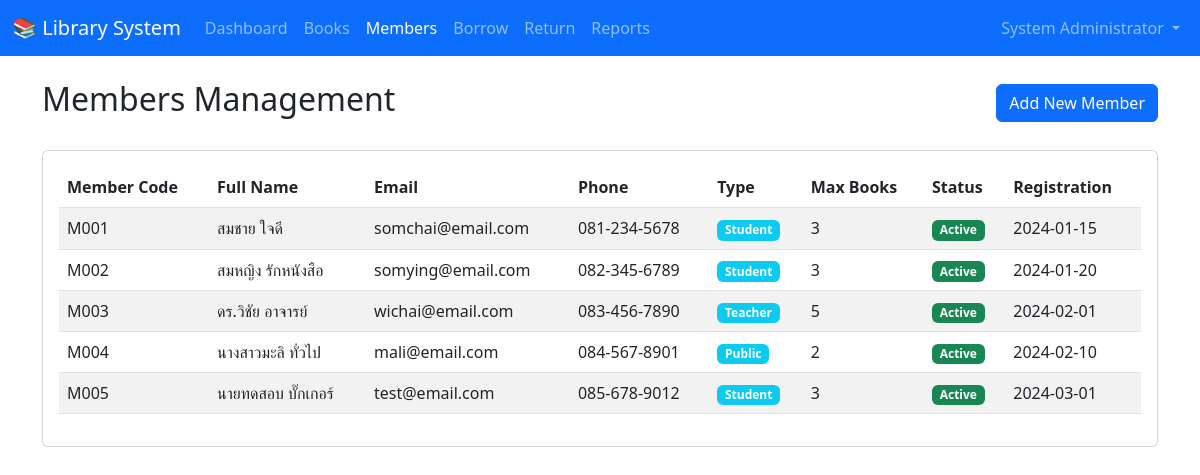
/members.php (signed in), run on the app's committed database.
### tables this page shows
CREATE TABLE IF NOT EXISTS members (
    member_id INT PRIMARY KEY AUTO_INCREMENT,
    member_code VARCHAR(20) UNIQUE NOT NULL,
    full_name VARCHAR(100) NOT NULL,
    email VARCHAR(100),
    phone VARCHAR(20),
    member_type ENUM('student', 'teacher', 'public') NOT NULL,
    registration_date DATE NOT NULL,
    status ENUM('active', 'inactive', 'suspended') DEFAULT 'active',
    max_books INT DEFAULT 3,
    created_at TIMESTAMP DEFAULT CURRENT_TIMESTAMP
);

### src/members.php (the view, shortened to what this page needs)
<?php
require_once 'config.php';
$sql = "SELECT * FROM members ORDER BY member_code";
$result = mysqli_query($conn, $sql);
?>
<!DOCTYPE html>
<html lang="th">
<head>
    <link href="https://cdn.jsdelivr.net/npm/bootstrap@5.3.0/dist/css/bootstrap.min.css" rel="stylesheet">
</head>
<body>
    <nav class="navbar navbar-expand-lg navbar-dark bg-primary">
        <div class="container-fluid">
            <a class="navbar-brand" href="index.php">📚 Library System</a>
            <div class="collapse navbar-collapse" id="navbarNav">
                <ul class="navbar-nav me-auto">
                    <li class="nav-item">
                        <a class="nav-link" href="index.php">Dashboard</a>
                    </li>
                    <li class="nav-item">
                        <a class="nav-link" href="books.php">Books</a>
                    </li>
                    <li class="nav-item">
                        <a class="nav-link active" href="members.php">Members</a>
                    </li>
                    <li class="nav-item">
                        <a class="nav-link" href="borrow.php">Borrow</a>
                    </li>
                    <li class="nav-item">
                        <a class="nav-link" href="return.php">Return</a>
                    </li>
                    <li class="nav-item">
                        <a class="nav-link" href="reports.php">Reports</a>
                    </li>
                </ul>
                <ul class="navbar-nav">
                    <li class="nav-item dropdown">
                        <a class="nav-link dropdown-toggle" href="#" role="button" data-bs-toggle="dropdown">
                            <?php echo $_SESSION['full_name']; ?>
                        </a>
                    </li>
                </ul>
            </div>
        </div>
    </nav>
    <div class="container mt-4">
        <div class="d-flex justify-content-between align-items-center mb-4">
            <h2>Members Management</h2>
            <button class="btn btn-primary" data-bs-toggle="modal" data-bs-target="#addMemberModal">
                Add New Member
            </button>
        </div>
        <div class="card">
            <div class="card-body">
                <div class="table-responsive">
                    <table class="table table-striped table-hover">
                        <thead>
                            <tr>
                                <th>Member Code</th>
                                <th>Full Name</th>
                                <th>Email</th>
                                <th>Phone</th>
                                <th>Type</th>
                                <th>Max Books</th>
                                <th>Status</th>
                                <th>Registration</th>
                            </tr>
                        </thead>
                        <tbody>
                            <?php while ($member = mysqli_fetch_assoc($result)): ?>
                            <tr>
                                <td><?php echo htmlspecialchars($member['member_code']); ?></td>
                                <td><?php echo htmlspecialchars($member['full_name']); ?></td>
                                <td><?php echo htmlspecialchars($member['email']); ?></td>
                                <td><?php echo htmlspecialchars($member['phone']); ?></td>
                                <td>
                                    <span class="badge bg-info">
                                        <?php echo ucfirst($member['member_type']); ?>
                                    </span>
                                </td>
                                <td><?php echo $member['max_books']; ?></td>
                                <td>
                                    <?php if ($member['status'] == 'active'): ?>
                                        <span class="badge bg-success">Active</span>
                                    <?php elseif ($member['status'] == 'suspended'): ?>
                                        <span class="badge bg-danger">Suspended</span>
                                    <?php else: ?>
                                        <span class="badge bg-secondary">Inactive</span>
                                    <?php endif; ?>
                                </td>
                                <td><?php echo $member['registration_date']; ?></td>
                            </tr>
                            <?php endwhile; ?>
                        </tbody>
                    </table>
                </div>
            </div>
        </div>
    </div>
</body>
</html>

### data on the page
members: member_code "M001", full_name "สมชาย ใจดี", email "somchai@email.com", phone "081-234-5678", member_type "Student", max_books "3", status "Active", registration_date "2024-01-15"
members: member_code "M002", full_name "สมหญิง รักหนังสือ", email "somying@email.com", phone "082-345-6789", member_type "Student", max_books "3", status "Active", registration_date "2024-01-20"
members: member_code "M003", full_name "ดร.วิชัย อาจารย์", email "wichai@email.com", phone "083-456-7890", member_type "Teacher", max_books "5", status "Active", registration_date "2024-02-01"
members: member_code "M004", full_name "นางสาวมะลิ ทั่วไป", email "mali@email.com", phone "084-567-8901", member_type "Public", max_books "2", status "Active", registration_date "2024-02-10"
members: member_code "M005", full_name "นายทดสอบ บั๊กเกอร์", email "test@email.com", phone "085-678-9012", member_type "Student", max_books "3", status "Active", registration_date "2024-03-01"

### other printed values
$_SESSION['full_name'] "System Administrator"
